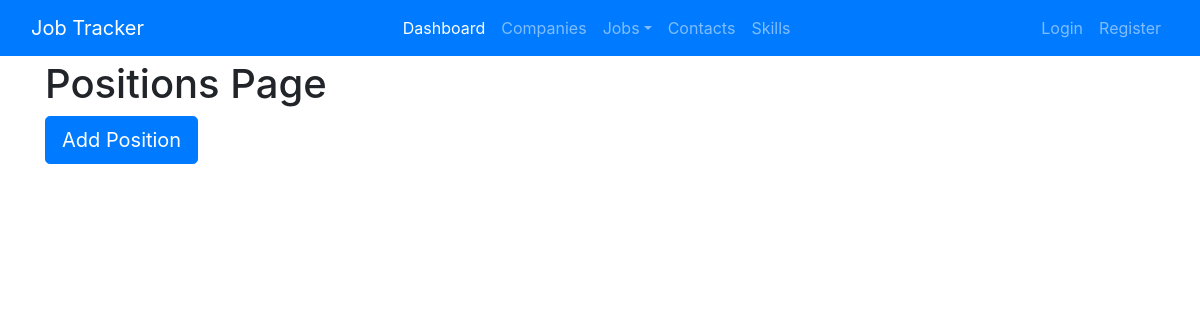
The page /positions/ on the database as committed earlier.
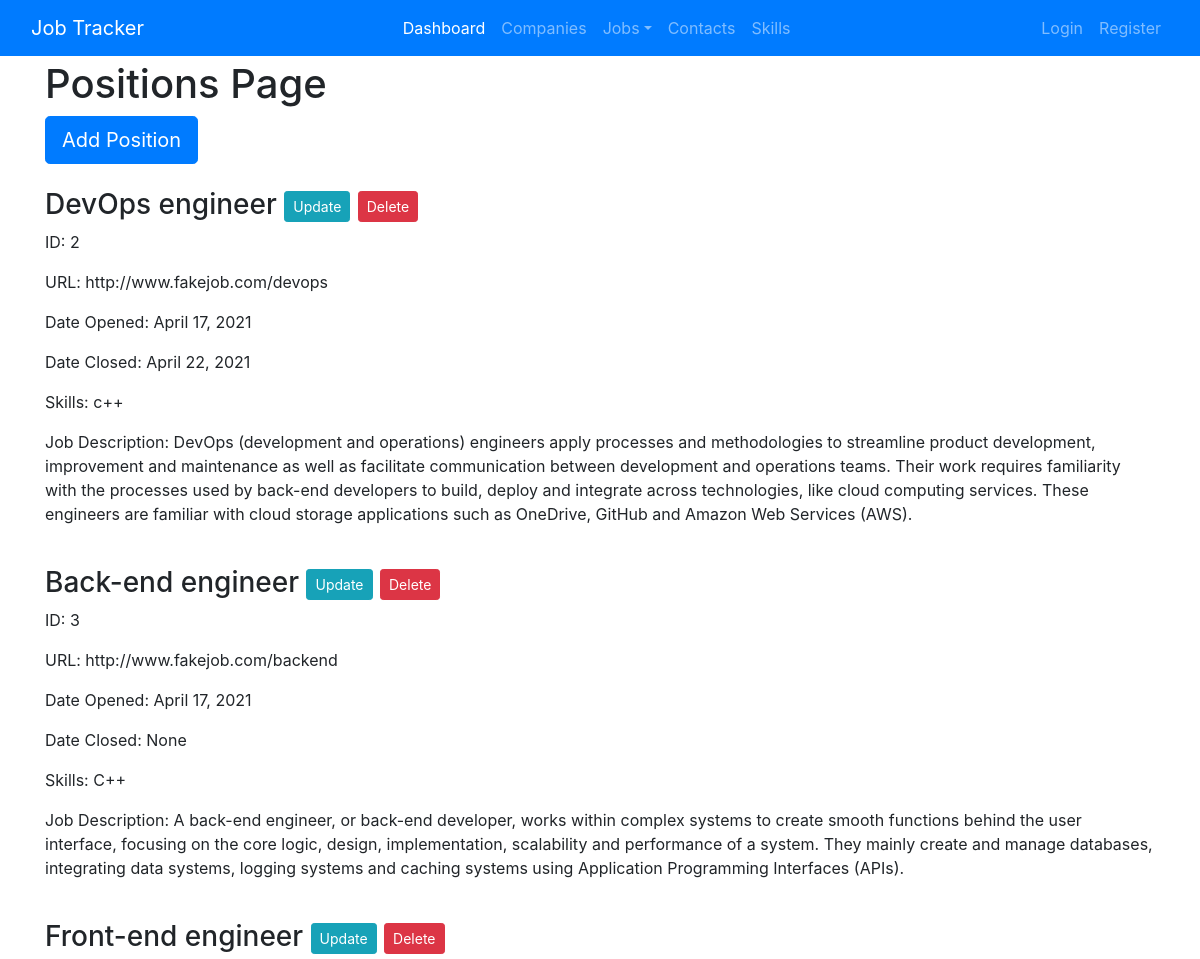
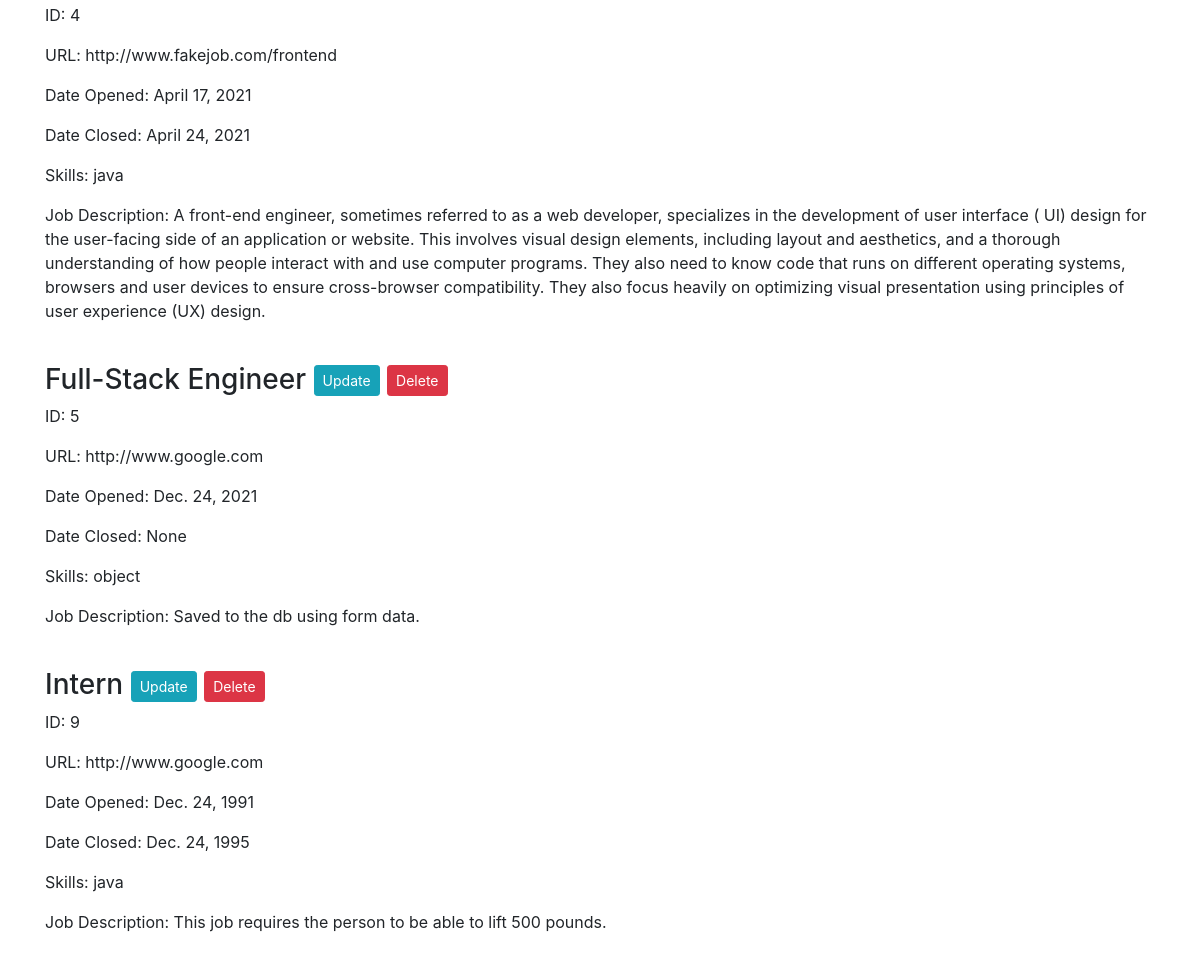
The same page on the database as committed later (2 pictures, top to bottom).
### jobs/models.py (models this page shows, shortened)
class Position(models.Model):
	INDUSTRY_SKILL = [
		('Java', 'Java'),
		('C++', 'C++'),
		('Algorithm Design', 'Algorithm Design'),
		('Object Oriented', 'Object Oriented'),
		('Kubernetes', 'Kubernetes')
	]
	position_title = models.CharField(max_length=100)
	position_url = models.URLField(max_length=300, null=True)
	date_opened = models.DateField(null=True)
	date_closed = models.DateField(null=True, blank=True, default='')
	skills = models.CharField(choices=INDUSTRY_SKILL, max_length=100) # Need to look into multiple selection
	job_description = models.TextField(null=True)

### jobs/views.py (the view)
# urls.py: path('positions/', PositionListView.as_view(), name='jobs-list-positions'),
class PositionListView(ListView):
    model = Position
    template_name = 'jobs/positions.html'
    context_object_name = 'positions'

### jobs/templates/jobs/positions.html
{% extends "jobs/base.html" %}
{% block content %}
    <h1>Positions Page</h1>
    <button type="button" class="btn btn-primary btn-lg" onclick="location.href='/positions/new'">Add Position</button></br></br>
	{% for position in positions %}
		<h3>{{ position.position_title }}
            <a class="btn btn-sm btn-info" href="{% url 'jobs-update-position' position.id %}"> Update</a>
            <a class="btn btn-sm btn-danger" href="{% url 'jobs-delete-position' position.id %}"> Delete</a>
        </h3>
        <p>ID: {{ position.id }}</p>
        <p>URL: {{ position.position_url }}</p>
        <p>Date Opened: {{ position.date_opened }}</p>
        <p>Date Closed: {{ position.date_closed }}</p>
        <p>Skills: {{ position.skills }}</p>
        <p>Job Description: {{ position.job_description }}</p></br>
	{% endfor %}
{% endblock content %}

### jobs/templates/jobs/base.html (shortened to what this page needs)
<!DOCTYPE html>
<html>
<head>
    <link rel="stylesheet" href="https://cdn.jsdelivr.net/npm/bootstrap@4.5.3/dist/css/bootstrap.min.css">
    <link rel="stylesheet" type="text/css" href="../../static/jobs/style.css">
</head>
<body>
	<nav class="navbar navbar-expand-lg navbar-dark bg-primary fixed-top">
		<div class="container-fluid">
			<a class="navbar-brand" href="/">Job Tracker</a>
			<div class="collapse navbar-collapse" id="expandMenu">
				<ul class="navbar-nav mr-auto">
					<li class="nav-item">
						<a class="nav-link active" aria-current="page" href="/">Dashboard</a>
					</li>
					<li class="nav-item">
						<a class="nav-link" href="/companies">Companies</a>
					</li>
					<li class="nav-item dropdown">
						<a class="nav-link dropdown-toggle" href="#" id="navbarDropdownMenuLink" role="button" data-bs-toggle="dropdown" aria-expanded="false">Jobs</a>
					</li>
					<li class="nav-item">
						<a class="nav-link" href="#">Contacts</a>
					</li>
					<li class="nav-item">
						<a class="nav-link" href="#">Skills</a>
					</li>
				</ul>
				<ul class="navbar-nav">
					{% if request.user.is_authenticated %}
					<li class="dropdown border rounded">
						<a class="nav-link active dropdown-toggle" href="#" id="navbarDropdownMenuLink" role="button" data-bs-toggle="dropdown" aria-expanded="false"> + </a>
						<ul class="dropdown-menu dropdown-menu-right" aria-labelledby="navbarDropdownMenuLink">
							<li><a class="dropdown-item" href="/positions/new">Add New Position</a></li>
							<li><a class="dropdown-item" href="/companies/new">Add New Company</a></li>
							<li><a class="dropdown-item" href="#">Something else</a></li>
						</ul>
					</li>
					<li class="dropdown ml-2">
						<a class="nav-link active dropdown-toggle" href="#" id="navbarDropdownMenuLink" role="button" data-bs-toggle="dropdown" aria-expanded="false"> {{ request.user.username }} </a>
						<ul class="dropdown-menu dropdown-menu-right" aria-labelledby="navbarDropdownMenuLink">
							<li><a class="dropdown-item" href="/account">My Account</a></li>
							<li><a class="dropdown-item" href="/logout">Logout</a></li>
							<li><a class="dropdown-item" href="#">Reset Password</a></li>
						</ul>
					</li>
					{% else %}
					<li class="nav-item">
						<a class="nav-link" href="/login">Login</a>
					</li>
					<li class="nav-item">
						<a class="nav-link" href="/register">Register</a>
					</li>
					{% endif %}
				</ul>
			</div>
		</div>
	</nav>
	<div class="container">
		{% block content %}{% endblock %}
	</div>
</body>
</html>

### jobs/static/jobs/style.css (style rules this page uses)
body { padding-top: 60px; }

Rows that differ between the two databases and show on the page:
added Position: position_title "DevOps engineer", id "2", position_url "http://www.fakejob.com/devops", date_opened "April 17, 2021", date_closed "April 22, 2021", skills "c++", job_description "DevOps (development and operations) engineers apply processes and methodologies to streamline product development, improvement and maintenance as well as facilitate communication between development and operations teams. Their work requires familiarity with the processes used by back-end developers to build, deploy and integrate across technologies, like cloud computing services. These engineers are familiar with cloud storage applications such as OneDrive, GitHub and Amazon Web Services (AWS)."
added Position: position_title "Back-end engineer", id "3", position_url "http://www.fakejob.com/backend", date_opened "April 17, 2021", date_closed "None", skills "C++", job_description "A back-end engineer, or back-end developer, works within complex systems to create smooth functions behind the user interface, focusing on the core logic, design, implementation, scalability and performance of a system. They mainly create and manage databases, integrating data systems, logging systems and caching systems using Application Programming Interfaces (APIs)."
added Position: position_title "Front-end engineer", id "4", position_url "http://www.fakejob.com/frontend", date_opened "April 17, 2021", date_closed "April 24, 2021", skills "java", job_description "A front-end engineer, sometimes referred to as a web developer, specializes in the development of user interface ( UI) design for the user-facing side of an application or website. This involves visual design elements, including layout and aesthetics, and a thorough understanding of how people interact with and use computer programs. They also need to know code that runs on different operating systems, browsers and user devices to ensure cross-browser compatibility. They also focus heavily on optimizing visual presentation using principles of user experience (UX) design."
added Position: position_title "Full-Stack Engineer", id "5", position_url "http://www.google.com", date_opened "Dec. 24, 2021", date_closed "None", skills "object", job_description "Saved to the db using form data."
added Position: position_title "Intern", id "9", position_url "http://www.google.com", date_opened "Dec. 24, 1991", date_closed "Dec. 24, 1995", skills "java", job_description "This job requires the person to be able to lift 500 pounds."
